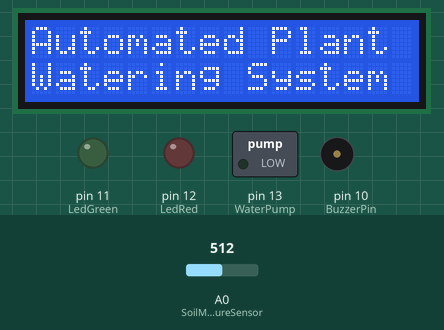
Bench run of a sketch on a simulated Arduino Uno, built with avr-gcc and run on an emulated ATmega328P. On the bench: 16×2 character LCD, switched loads named in the sketch (green lamp = pin HIGH), output pins drawn as LEDs (lit = HIGH), buzzer (waves = sounding). The inputs (shaded band) are chosen by the test bench; at power-on: A0 (SoilMoistureSensor) = 512.

Above: at 3.0 s.
At 6.7 s:
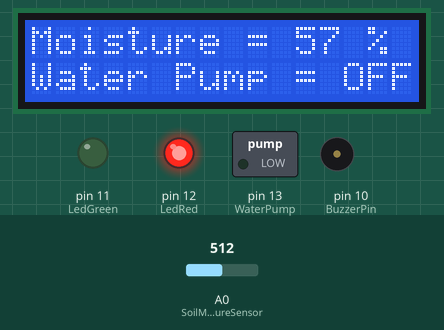
6.8 s: A0 (SoilMoistureSensor) set to 459
At 8.0 s:
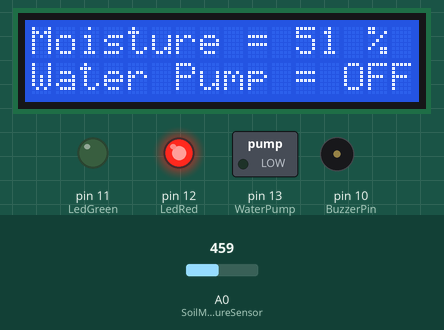
8.3 s: A0 (SoilMoistureSensor) set to 428
At 9.1 s:
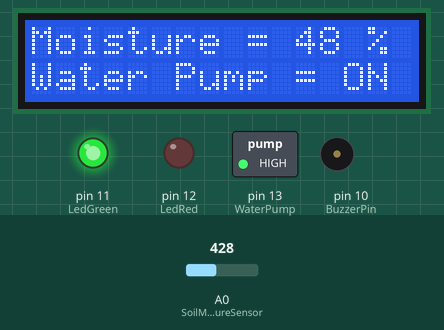
11.3 s: A0 (SoilMoistureSensor) set to 306
At 12.35 s:
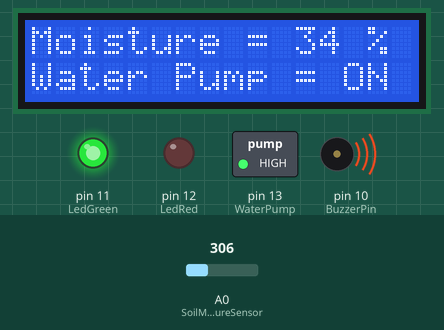
Timing chart, 0 to 18.9 s (numbered marks = the images above; inputs shaded):
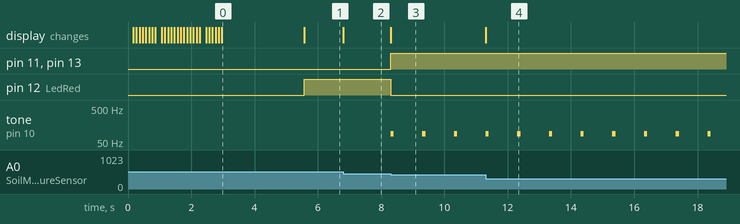

The sketch:

AutomaticIrrigationSystem.ino
```cpp
#include <LiquidCrystal.h>


int BuzzerPin = 10, LedRed = 12, WaterPump = 13;
int LedGreen = 11, SoilMoistureSensor = A0;


LiquidCrystal lcd(2, 3, 4, 5, 6, 7);


void setup() {
pinMode(WaterPump, OUTPUT);
pinMode(LedRed, OUTPUT);
pinMode(LedGreen, OUTPUT);
pinMode(BuzzerPin, OUTPUT);


Serial.begin(9600);
lcd.begin(16, 2);

pinMode(BuzzerPin, OUTPUT);

lcd.clear();
lcd.setCursor(0, 0);

String message1 = "Automated Plant";
String message2 = "Watering System";

for (int i = 0; i < message1.length(); i++) {
lcd.print(message1.charAt(i));
delay(100);
}

lcd.setCursor(0, 1);

for (int i = 0; i < message2.length(); i++) {
lcd.print(message2.charAt(i));
delay(100);
}

delay(2500);
lcd.clear();

lcd.setCursor(0, 0);
lcd.print("Moisture =");

lcd.setCursor(0, 1);
lcd.print("Water Pump =");
}

void loop() {
int Sensor = analogRead(SoilMoistureSensor);
int mappedValue = map(Sensor, 0, 876, 0, 99);

lcd.setCursor(11, 0);
lcd.print(mappedValue);

lcd.setCursor(14, 0);
lcd.print("%");

lcd.setCursor(13, 1);

if (mappedValue < 50) {
digitalWrite(WaterPump, HIGH);
digitalWrite(LedGreen, HIGH);
digitalWrite(LedRed, LOW);

lcd.print("ON ");
playSound();
}
else {
digitalWrite(WaterPump, LOW);
digitalWrite(LedGreen, LOW);
digitalWrite(LedRed, HIGH);

lcd.print("OFF");
	}
}

void playSound() {
tone(BuzzerPin, 87, 100);
delay(1000);
}
```

Measured:
- the behaviour switches between 443 and 442 on A0 (SoilMoistureSensor) (found by bisection; images 2 and 3)
- after the input at 6.8 s, the display: changes at once (image 2)
- after the input at 8.3 s, pin 11 (LedGreen), pin 13 (WaterPump): LOW → HIGH at once; pin 12 (LedRed): HIGH → LOW at once; tone on pin 10 (BuzzerPin): alternates 87 Hz for 0.10 s and silent for 0.90 s, starting at once; the display: changes at once (image 3)
- after the input at 11.3 s, the display: changes at once (image 4)
- what the display in image 0 shows lasts 2.6 s, from 3.0 s to 5.6 s
